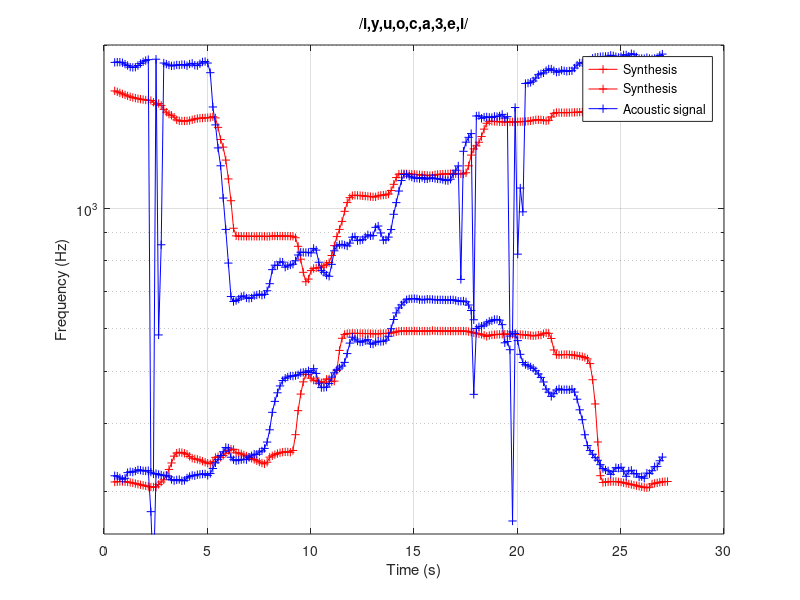

Recreate this plot in MATLAB.
clear all; close all;

% Import des données
load data/formant-syn-v2.txt
s.t = formant_syn_v2(:,1);
s.F1 = formant_syn_v2(:,2);
s.F2 = formant_syn_v2(:,3);
s.F3 = formant_syn_v2(:,4);
s.F4 = formant_syn_v2(:,5);

load data/formants-vocal-v3.txt
a.t = formants_vocal_v3(:,1);
a.F1 = formants_vocal_v3(:,2);
a.F2 = formants_vocal_v3(:,3);
a.F3 = formants_vocal_v3(:,4);
a.F4 = formants_vocal_v3(:,5);

% Constants
fmax = 2000; % fréquence maximale affichée(Hz)
fmin = 250; % fréquence minimale affichée(Hz)

Nf = 3; % Nombre de formants à observer
threshold = 100; % seuil (Hz)

%% ANALYSIS
%% GRAPH
figure
semilogy(s.t, [s.F1 s.F2 ],'r-+');
hold on
semilogy(a.t, [a.F1 a.F2 ],'b-+');
xlabel('Time (s)')
ylabel('Frequency (Hz)');
ylim([fmin fmax])
legend('Synthesis','Synthesis','Acoustic signal')
title('/i,y,u,o,c,a,3,e,i/')
grid on
